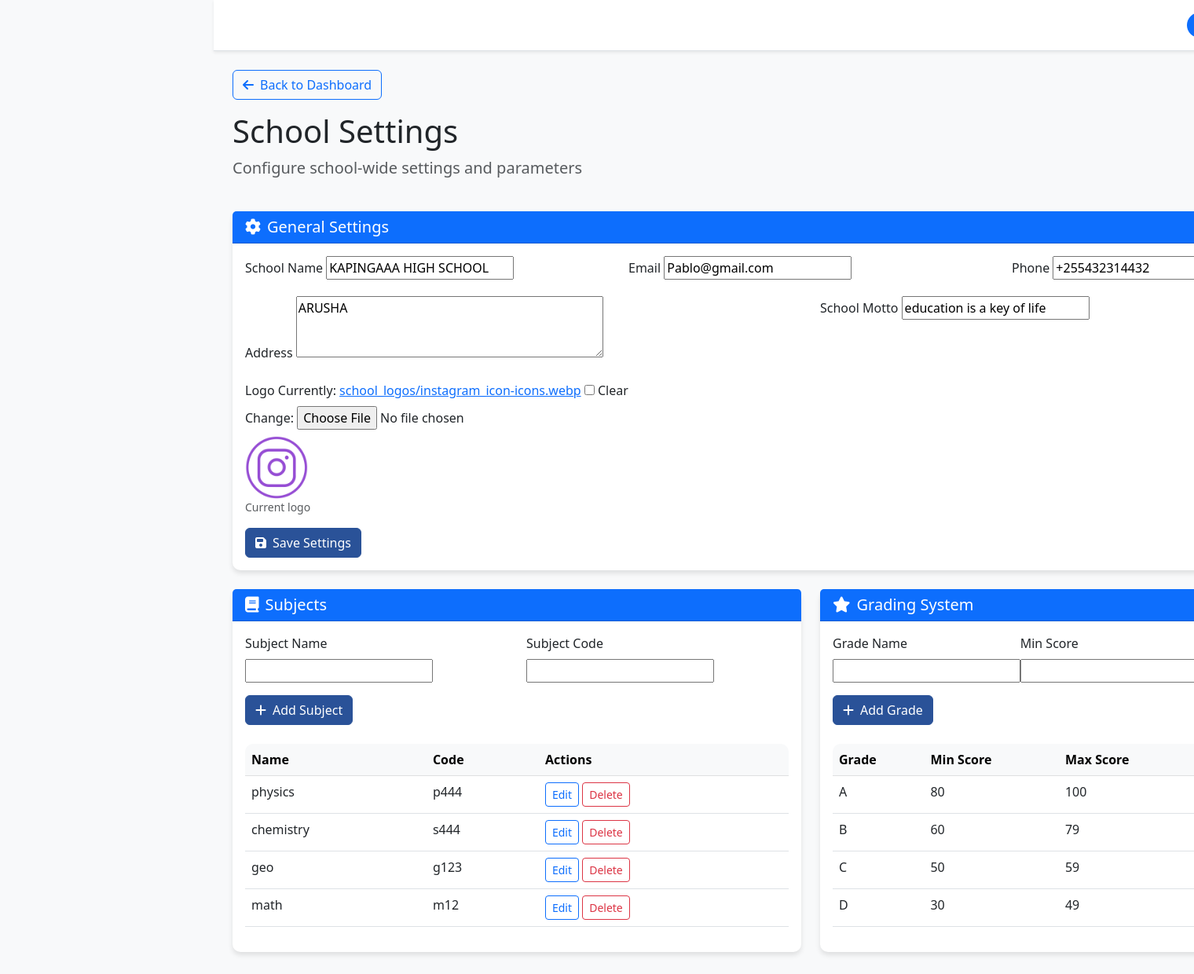
The app's page /primary_dashboard/settings/ (signed in) with its own data.
### primary_dashboard/models.py (models this page shows, shortened)
class SchoolSettings(models.Model):
    name = models.CharField(max_length=100, default="Primary School")
    logo = models.ImageField(upload_to='school_logos/', blank=True, null=True)
    email = models.EmailField(blank=True)
    phone = models.CharField(max_length=20, blank=True)
    address = models.TextField(blank=True)
    school_motto = models.CharField(max_length=255, blank=True)
    term = models.CharField(max_length=20, blank=True, default="Term 1")
    year = models.CharField(max_length=4, blank=True, default="2025")

class Subject(models.Model):
    name = models.CharField(max_length=50)
    code = models.CharField(max_length=10, unique=True)

class Grade(models.Model):
    name = models.CharField(max_length=20)  # e.g., A, B, C
    min_score = models.IntegerField()
    max_score = models.IntegerField()

### primary_dashboard/views.py (the view)
# urls.py: path('settings/', settings_view, name='settings'),
@login_required
def settings_view(request):
    school_settings, created = SchoolSettings.objects.get_or_create(id=1)
    if request.method == 'POST' and 'subject_submit' in request.POST:
        subject_form = SubjectForm(request.POST)
        if subject_form.is_valid():
            subject = subject_form.save()
            for class_obj in Class.objects.all():
                class_obj.subjects.add(subject)
            messages.success(request, 'Subject added successfully!')
            return redirect('primary_dashboard:settings')
    else:
        subject_form = SubjectForm()
    if request.method == 'POST' and 'grade_submit' in request.POST:
        grade_form = GradeForm(request.POST)
        if grade_form.is_valid():
            grade_form.save()
            messages.success(request, 'Grade added successfully!')
            return redirect('primary_dashboard:settings')
    else:
        grade_form = GradeForm()
    if request.method == 'POST' and 'settings_submit' in request.POST:
        post = request.POST.copy()
        files = request.FILES.copy()
        if not files.get('logo') and school_settings.logo:
            files['logo'] = school_settings.logo
        settings_form = SchoolSettingsForm(post, files, instance=school_settings)
        if settings_form.is_valid():
            settings_form.save()
            messages.success(request, 'School settings updated successfully.')
            return redirect('primary_dashboard:settings')
    else:
        settings_form = SchoolSettingsForm(instance=school_settings)
    subjects = Subject.objects.all()
    grades = Grade.objects.all()
    return render(request, 'primary_dashboard/settings.html', {
        'settings_form': settings_form,
        'subject_form': subject_form,
        'subjects': subjects,
        'grade_form': grade_form,
        'grades': grades,
    })

### primary_dashboard/forms.py
class SchoolSettingsForm(forms.ModelForm):
    class Meta:
        model = SchoolSettings
        fields = ['name', 'logo', 'email', 'phone', 'address', 'school_motto', 'term', 'year']
        widgets = {
            'address': forms.Textarea(attrs={'rows': 3}),
        }

class SubjectForm(forms.ModelForm):
    class Meta:
        model = Subject
        fields = ['name', 'code']

### primary_dashboard/context_processors.py (called while the page is built)
def classes_context(request):
    classes = Class.objects.all()
    return {'classes': classes}

def teacher_context(request):
    teachers = User.objects.filter(groups__name='Teachers')
    total_teachers = teachers.count()
    return {
        'teachers': teachers,
        'total_teachers': total_teachers
    }

def unread_notifications(request):
    if not request.user.is_authenticated:
        return {'unread_notifications': 0, 'primary_unread': 0, 'secondary_unread': 0}
    try:
        from .models import Notification as PrimaryNotification
        from secondary_dashboard.models import Notification as SecondaryNotification
        primary_unread = PrimaryNotification.objects.filter(is_active=True).exclude(read_by=request.user).count()
        secondary_unread = SecondaryNotification.objects.filter(is_active=True).exclude(read_by=request.user).count()
        total = primary_unread + secondary_unread
    except Exception:
        primary_unread = 0
        secondary_unread = 0
        total = 0
    return {
        'unread_notifications': total,
        'primary_unread': primary_unread,
        'secondary_unread': secondary_unread,
    }

### secondary_dashboard/context_processors.py (called while the page is built)
def secondary_teachers(request):
    teachers = Teacher.objects.filter(school_level='secondary').order_by('first_name', 'last_name')
    return {'secondary_teachers': teachers}

### primary_dashboard/templates/primary_dashboard/settings.html (shortened to what this page needs)
{% extends 'primary_dashboard/base.html' %}
{% block content %}
<div class="row mb-4">
    <div class="col-12">
        <h1 class="display-6">School Settings</h1>
        <p class="lead text-muted">Configure school-wide settings and parameters</p>
    </div>
</div>
<div class="row mb-4">
    <div class="col-12">
        <div class="card">
            <div class="card-header bg-primary text-white">
                <h5 class="mb-0"><i class="fas fa-cog me-2"></i>General Settings</h5>
            </div>
            <div class="card-body">
                <form method="post" enctype="multipart/form-data">
                    <div class="row mb-3">
                        <div class="col-md-4">
                            <label class="form-label">School Name</label>
                            {{ settings_form.name }}
                        </div>
                        <div class="col-md-4">
                            <label class="form-label">Email</label>
                            {{ settings_form.email }}
                        </div>
                        <div class="col-md-4">
                            <label class="form-label">Phone</label>
                            {{ settings_form.phone }}
                        </div>
                    </div>
                    <div class="row mb-3">
                        <div class="col-md-6">
                            <label class="form-label">Address</label>
                            {{ settings_form.address }}
                        </div>
                        <div class="col-md-6">
                            <label class="form-label">School Motto</label>
                            {{ settings_form.school_motto }}
                        </div>
                    </div>
                    <div class="row mb-3">
                        <div class="col-md-6">
                            <label class="form-label">Logo</label>
                            {{ settings_form.logo }}
                            {% if settings_form.instance.logo %}
                                <div class="mt-2">
                                    <img src="{{ settings_form.instance.logo.url }}" alt="Current Logo" style="max-height:80px;">
                                    <div class="text-muted small">Current logo</div>
                                </div>
                            {% endif %}
                        </div>
                    </div>
                    <button type="submit" class="btn btn-primary">
                        <i class="fas fa-save me-2"></i>Save Settings
                    </button>
                </form>
            </div>
        </div>
    </div>
</div>
<div class="row mb-4">
    <div class="col-md-6">
        <div class="card h-100">
            <div class="card-header bg-primary text-white">
                <h5 class="mb-0"><i class="fas fa-book me-2"></i>Subjects</h5>
            </div>
            <div class="card-body">
                <form method="post" class="mb-4">
                    <div class="row mb-3">
                        <div class="col-md-6">
                            <label class="form-label">Subject Name</label>
                            {{ subject_form.name }}
                        </div>
                        <div class="col-md-6">
                            <label class="form-label">Subject Code</label>
                            {{ subject_form.code }}
                        </div>
                    </div>
                    <button type="submit" class="btn btn-primary">
                        <i class="fas fa-plus me-2"></i>Add Subject
                    </button>
                </form>
                <div class="table-responsive">
                    <table class="table table-hover">
                        <thead class="table-light">
                            <tr>
                                <th>Name</th>
                                <th>Code</th>
                                <th>Actions</th>
                            </tr>
                        </thead>
                        <tbody>
                            {% for subject in subjects %}
                            <tr>
                                <td>{{ subject.name }}</td>
                                <td>{{ subject.code }}</td>
                                <td>
                                    <a href="{% url 'primary_dashboard:edit_subject' subject.id %}" class="btn btn-sm btn-outline-primary">Edit</a>
                                    <a href="{% url 'primary_dashboard:delete_subject' subject.id %}" class="btn btn-sm btn-outline-danger">Delete</a>
                                </td>
                            </tr>
                            {% endfor %}
                        </tbody>
                    </table>
                </div>
            </div>
        </div>
    </div>
    <div class="col-md-6">
        <div class="card h-100">
            <div class="card-header bg-primary text-white">
                <h5 class="mb-0"><i class="fas fa-star me-2"></i>Grading System</h5>
            </div>
            <div class="card-body">
                <form method="post" class="mb-4">
                    <div class="row mb-3">
                        <div class="col-md-4">
                            <label class="form-label">Grade Name</label>
                            {{ grade_form.name }}
                        </div>
                        <div class="col-md-4">
                            <label class="form-label">Min Score</label>
                            {{ grade_form.min_score }}
                        </div>
                    </div>
                    <button type="submit" class="btn btn-primary">
                        <i class="fas fa-plus me-2"></i>Add Grade
                    </button>
                </form>
                <div class="table-responsive">
                    <table class="table table-hover">
                        <thead class="table-light">
                            <tr>
                                <th>Grade</th>
                                <th>Min Score</th>
                                <th>Max Score</th>
                            </tr>
                        </thead>
                        <tbody>
                            {% for grade in grades %}
                            <tr>
                                <td>{{ grade.name }}</td>
                                <td>{{ grade.min_score }}</td>
                                <td>{{ grade.max_score }}</td>
                            </tr>
                            {% endfor %}
                        </tbody>
                    </table>
                </div>
            </div>
        </div>
    </div>
</div>
{% endblock %}

### primary_dashboard/templates/primary_dashboard/base.html (shortened to what this page needs)
<!DOCTYPE html>
<html lang="en">
<head>
    <link href="https://cdn.jsdelivr.net/npm/bootstrap@5.3.0/dist/css/bootstrap.min.css" rel="stylesheet">
    <link rel="stylesheet" href="https://cdnjs.cloudflare.com/ajax/libs/font-awesome/6.4.0/css/all.min.css">
    {% load static %}
<link rel="stylesheet" href="{% static 'base/primary_dashboard_base.css' %}">
</head>
<body>
    <div id="wrapper">
        <div id="page-content-wrapper">
            <nav class="navbar navbar-expand-lg navbar-light bg-white border-bottom shadow-sm">
                <div class="container-fluid">
                    <div class="d-flex align-items-center ms-auto">
                        <div class="navbar-nav">
                            <div class="nav-item dropdown">
                                <a class="nav-link dropdown-toggle d-flex align-items-center" href="#" id="navbarDropdown" role="button" data-bs-toggle="dropdown" aria-expanded="false">
                                    <div class="d-flex align-items-center">
                                        {% if request.user.teacher.profile_picture %}
                                        <img src="{{ request.user.teacher.profile_picture.url }}" alt="Profile" width="32" height="32" class="rounded-circle me-2">
                                        {% else %}
                                        <div class="bg-primary text-white rounded-circle d-flex align-items-center justify-content-center me-2 user-avatar-initial">
                                        </div>
                                        {% endif %}
                                    </div>
                                </a>
                            </div>
                        </div>
                    </div>
                </div>
            </nav>
            <div class="container-fluid px-4 py-4">
                {% if not request.path == '/primary_dashboard/dashboard/' %}
                <div class="mb-3">
                    <a href="{% url 'primary_dashboard:dashboard' %}" class="btn btn-outline-primary">
                        <i class="fas fa-arrow-left me-2"></i>Back to Dashboard
                    </a>
                </div>
                {% endif %}
                {% block content %}
                {% endblock %}
            </div>
        </div>
    </div>
</body>
</html>

### base/static/base/primary_dashboard_base.css (style rules this page uses)
body { background-color: #f8f9fa; }
#page-content-wrapper { min-width: 100vw; margin-left: 17rem; transition: margin-left 0.3s cubic-bezier(0.4, 0, 0.2, 1); }
.card { border: none; border-radius: 10px; box-shadow: 0 4px 6px rgba(0, 0, 0, 0.1); transition: transform 0.3s ease; }
.table-responsive { border-radius: 10px; overflow: hidden; }
.btn-primary { background-color: #2a5298; border-color: #2a5298; }
.user-avatar-initial { width: 32px; height: 32px; font-size: 14px; }

### records on screen
SchoolSettings: name "KAPINGAAA HIGH SCHOOL", email "Pablo@gmail.com", phone "+255432314432", address "ARUSHA", school_motto "education is a key of life", instance.logo (picture)
Subject: name "physics", code "p444"
Subject: name "chemistry", code "s444"
Subject: name "geo", code "g123"
Subject: name "math", code "m12"
Grade: name "A", min_score "80", max_score "100"
Grade: name "B", min_score "60", max_score "79"
Grade: name "C", min_score "50", max_score "59"
Grade: name "D", min_score "30", max_score "49"
